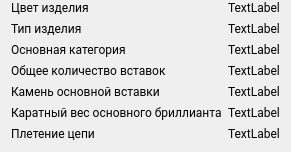
                          <widget class="QWidget" name="characteristic_page_2">
                           <layout class="QGridLayout" name="gridLayout_2">
                            <property name="topMargin">
                             <number>0</number>
                            </property>
                            <item row="1" column="0" alignment="Qt::AlignLeft">
                             <widget class="QLabel" name="label_20">
                              <property name="font">
                               <font>
                                <family>-apple-system,BlinkMacSystemFont,Segoe UI,Roboto,Oxygen- Sans,Ubuntu,Cantarell,Helvetica Neue,sans-serif</family>
                               </font>
                              </property>
                              <property name="text">
                               <string>Тип изделия</string>
                              </property>
                             </widget>
                            </item>
                            <item row="3" column="0" alignment="Qt::AlignLeft">
                             <widget class="QLabel" name="label_22">
                              <property name="font">
                               <font>
                                <family>-apple-system,BlinkMacSystemFont,Segoe UI,Roboto,Oxygen- Sans,Ubuntu,Cantarell,Helvetica Neue,sans-serif</family>
                               </font>
                              </property>
                              <property name="text">
                               <string>Общее количество вставок</string>
                              </property>
                             </widget>
                            </item>
                            <item row="4" column="0" alignment="Qt::AlignLeft">
                             <widget class="QLabel" name="label_23">
                              <property name="font">
                               <font>
                                <family>-apple-system,BlinkMacSystemFont,Segoe UI,Roboto,Oxygen- Sans,Ubuntu,Cantarell,Helvetica Neue,sans-serif</family>
                               </font>
                              </property>
                              <property name="text">
                               <string>Камень основной вставки</string>
                              </property>
                             </widget>
                            </item>
                            <item row="0" column="0" alignment="Qt::AlignLeft">
                             <widget class="QLabel" name="label_19">
                              <property name="font">
                               <font>
                                <family>-apple-system,BlinkMacSystemFont,Segoe UI,Roboto,Oxygen- Sans,Ubuntu,Cantarell,Helvetica Neue,sans-serif</family>
                               </font>
                              </property>
                              <property name="text">
                               <string>Цвет изделия</string>
                              </property>
                             </widget>
                            </item>
                            <item row="2" column="0" alignment="Qt::AlignLeft">
                             <widget class="QLabel" name="label_21">
                              <property name="font">
                               <font>
                                <family>-apple-system,BlinkMacSystemFont,Segoe UI,Roboto,Oxygen- Sans,Ubuntu,Cantarell,Helvetica Neue,sans-serif</family>
                               </font>
                              </property>
                              <property name="text">
                               <string>Основная категория</string>
                              </property>
                             </widget>
                            </item>
                            <item row="5" column="0" alignment="Qt::AlignLeft">
                             <widget class="QLabel" name="label_24">
                              <property name="font">
                               <font>
                                <family>-apple-system,BlinkMacSystemFont,Segoe UI,Roboto,Oxygen- Sans,Ubuntu,Cantarell,Helvetica Neue,sans-serif</family>
                               </font>
                              </property>
                              <property name="text">
                               <string>Каратный вес основного бриллианта</string>
                              </property>
                             </widget>
                            </item>
                            <item row="6" column="0" alignment="Qt::AlignLeft">
                             <widget class="QLabel" name="label_25">
                              <property name="font">
                               <font>
                                <family>-apple-system,BlinkMacSystemFont,Segoe UI,Roboto,Oxygen- Sans,Ubuntu,Cantarell,Helvetica Neue,sans-serif</family>
                               </font>
                              </property>
                              <property name="text">
                               <string>Плетение цепи</string>
                              </property>
                             </widget>
                            </item>
                            <item row="0" column="1" alignment="Qt::AlignRight">
                             <widget class="QLabel" name="characteristic_8">
                              <property name="font">
                               <font>
                                <family>-apple-system,BlinkMacSystemFont,Segoe UI,Roboto,Oxygen- Sans,Ubuntu,Cantarell,Helvetica Neue,sans-serif</family>
                               </font>
                              </property>
                              <property name="text">
                               <string>TextLabel</string>
                              </property>
                             </widget>
                            </item>
                            <item row="1" column="1" alignment="Qt::AlignRight">
                             <widget class="QLabel" name="characteristic_9">
                              <property name="font">
                               <font>
                                <family>-apple-system,BlinkMacSystemFont,Segoe UI,Roboto,Oxygen- Sans,Ubuntu,Cantarell,Helvetica Neue,sans-serif</family>
                               </font>
                              </property>
                              <property name="text">
                               <string>TextLabel</string>
                              </property>
                             </widget>
                            </item>
                            <item row="2" column="1" alignment="Qt::AlignRight">
                             <widget class="QLabel" name="characteristic_10">
                              <property name="font">
                               <font>
                                <family>-apple-system,BlinkMacSystemFont,Segoe UI,Roboto,Oxygen- Sans,Ubuntu,Cantarell,Helvetica Neue,sans-serif</family>
                               </font>
                              </property>
                              <property name="text">
                               <string>TextLabel</string>
                              </property>
                             </widget>
                            </item>
                            <item row="3" column="1" alignment="Qt::AlignRight">
                             <widget class="QLabel" name="characteristic_11">
                              <property name="font">
                               <font>
                                <family>-apple-system,BlinkMacSystemFont,Segoe UI,Roboto,Oxygen- Sans,Ubuntu,Cantarell,Helvetica Neue,sans-serif</family>
                               </font>
                              </property>
                              <property name="text">
                               <string>TextLabel</string>
                              </property>
                             </widget>
                            </item>
                            <item row="4" column="1" alignment="Qt::AlignRight">
                             <widget class="QLabel" name="characteristic_12">
                              <property name="font">
                               <font>
                                <family>-apple-system,BlinkMacSystemFont,Segoe UI,Roboto,Oxygen- Sans,Ubuntu,Cantarell,Helvetica Neue,sans-serif</family>
                               </font>
                              </property>
                              <property name="text">
                               <string>TextLabel</string>
                              </property>
                             </widget>
                            </item>
                            <item row="5" column="1" alignment="Qt::AlignRight">
                             <widget class="QLabel" name="characteristic_13">
                              <property name="font">
                               <font>
                                <family>-apple-system,BlinkMacSystemFont,Segoe UI,Roboto,Oxygen- Sans,Ubuntu,Cantarell,Helvetica Neue,sans-serif</family>
                               </font>
                              </property>
                              <property name="text">
                               <string>TextLabel</string>
                              </property>
                             </widget>
                            </item>
                            <item row="6" column="1" alignment="Qt::AlignRight">
                             <widget class="QLabel" name="characteristic_14">
                              <property name="font">
                               <font>
                                <family>-apple-system,BlinkMacSystemFont,Segoe UI,Roboto,Oxygen- Sans,Ubuntu,Cantarell,Helvetica Neue,sans-serif</family>
                               </font>
                              </property>
                              <property name="text">
                               <string>TextLabel</string>
                              </property>
                             </widget>
                            </item>
                           </layout>
                          </widget>
